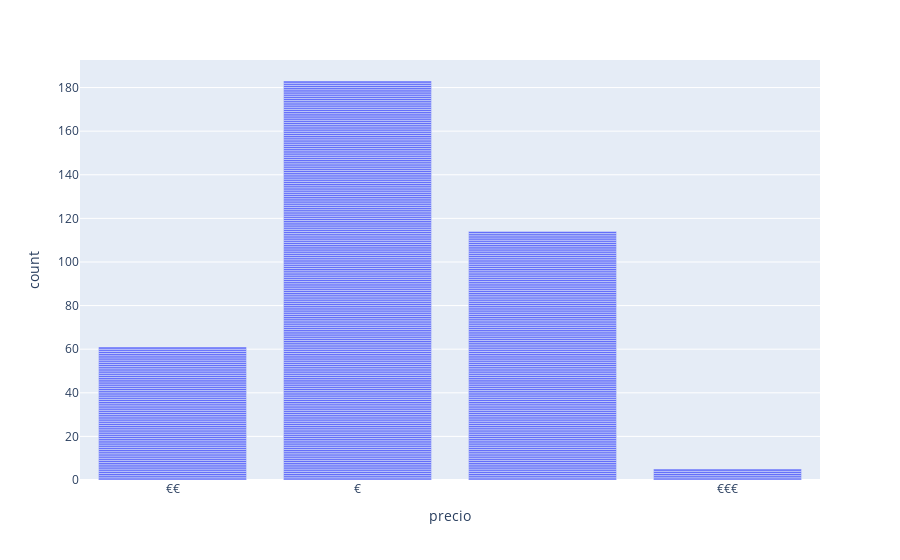

The cell this chart's notebook holds for it:
### Code cell
px.bar(restaurantes, x = 'precio', hover_data=['nombre', 'rate'])

### Figure 1 — Plotly figure (JSON) as saved in the notebook; plotly's stock layout.template omitted (floating-point values rounded to 4 significant figures; data arrays with more than 128 entries replaced by an {"elided": "..."} marker saying what was removed)
{"data": [{"alignmentgroup": "True", "customdata": {"elided": "363x2 mixed values"}, "hovertemplate": "precio=%{x}<br>count=%{y}<br>nombre=%{customdata[0]}<br>rate=%{customdata[1]}<extra></extra>", "legendgroup": "", "marker": {"color": "#636efa", "pattern": {"shape": ""}}, "name": "", "offsetgroup": "", "orientation": "v", "showlegend": false, "textposition": "auto", "type": "bar", "x": {"elided": "363 str values"}, "xaxis": "x", "y": {"elided": "363 int values"}, "yaxis": "y"}], "layout": {"barmode": "relative", "legend": {"tracegroupgap": 0}, "margin": {"t": 60}, "xaxis": {"anchor": "y", "domain": [0, 1], "title": {"text": "precio"}}, "yaxis": {"anchor": "x", "domain": [0, 1], "title": {"text": "count"}}}}
